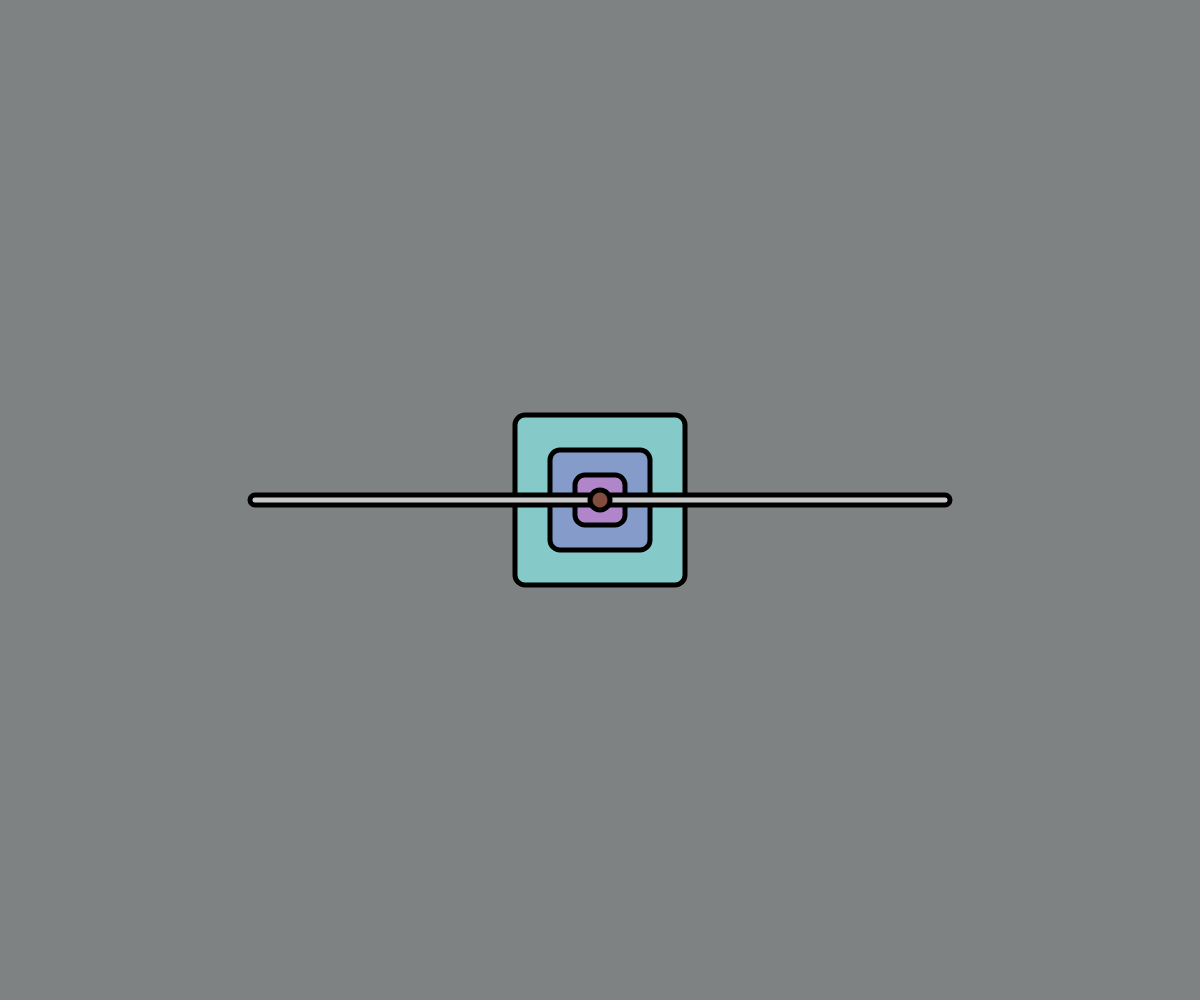
Frame 1 (no input)
Frame 60 (no input): identical to frame 1, image omitted
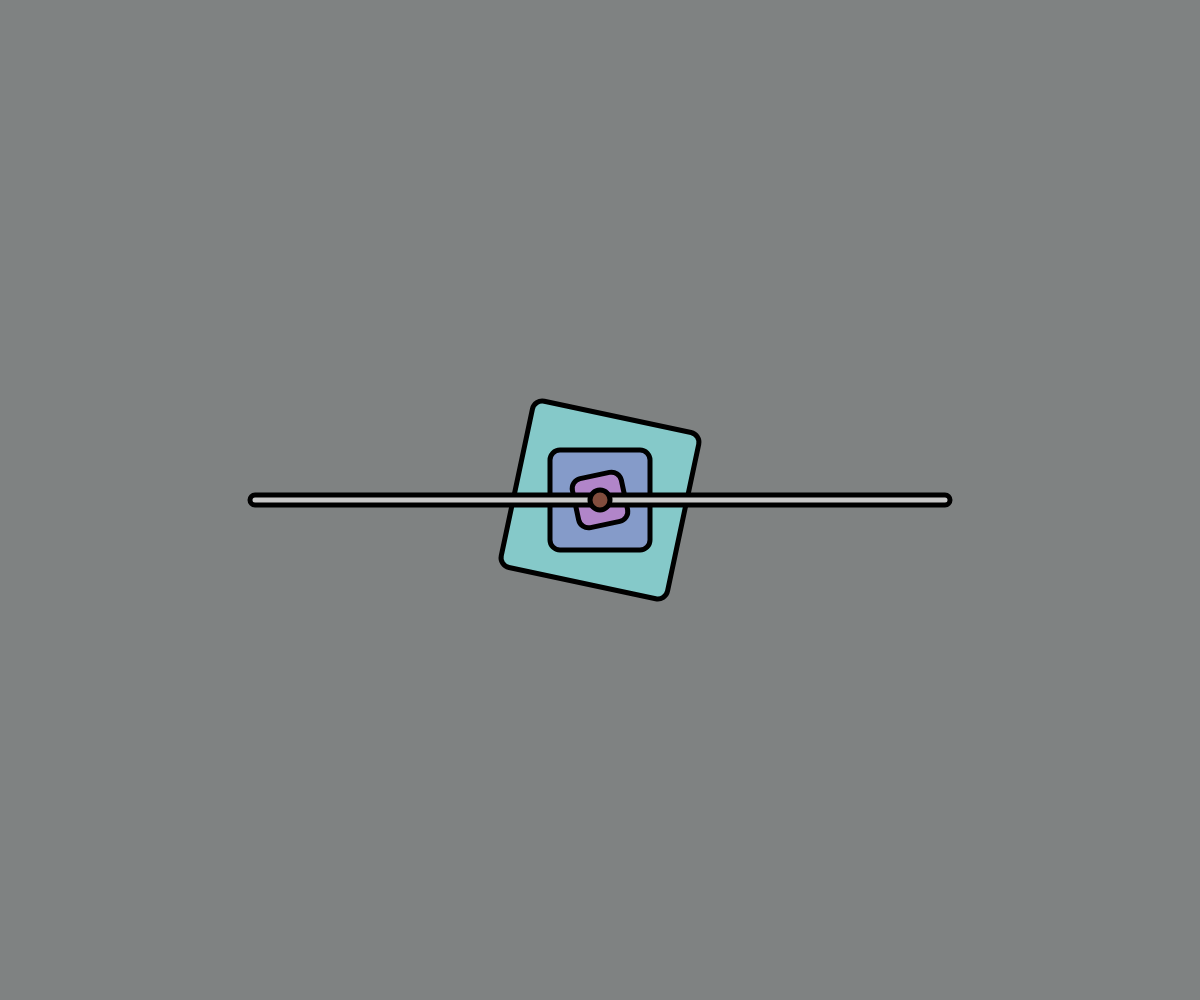
Frame 120 (the mouse pressed at the canvas centre since frame 60)

The p5.js sketch that drew these frames (run headless with seeded random() and noise() and a simulated clock; from frame 60 on, the mouse is pressed at the canvas centre):

// p5.js sketch
// ── sketch.js
let s;
let m;
let h;

function setup() {
  let s = 0;
  let m = 0;
  let h = 0;
  rectMode(CENTER);
  createCanvas(windowWidth, windowHeight);
}

function draw() {
  angleMode(DEGREES);
  let s = int(millis()/1000);
  let m = int(s/60);
  let h = int(m/60);

  let sa = s*6;
  let ma = m*6;
  let ha = h*15;

  background(127, 130, 130);
  translate(windowWidth/2, windowHeight/2);

  strokeWeight(5);
 
  //s
  push();
  fill(133, 201, 201);
  rotate(sa);
  rect(0, 0, 170, 170, 10, 10, 10, 10);
  pop();
  //m
  push();
  fill(133, 155, 201);
  rotate(ma);
  rect(0, 0, 100, 100, 10, 10, 10, 10);
  pop();
  //-s
  push();
  fill(177, 133, 201);
  rotate(-sa);
  rect(0, 0, 50, 50, 10, 10, 10, 10);
  pop();

  //h
  push();
  fill(200);
  rotate(ha);
  rect(0, 0, 700, 10, 10, 10, 10, 10);
  pop();
  //O
  push();
  fill(130, 77, 62);
  ellipse(0, 0, 20, 20);
  pop();



}
